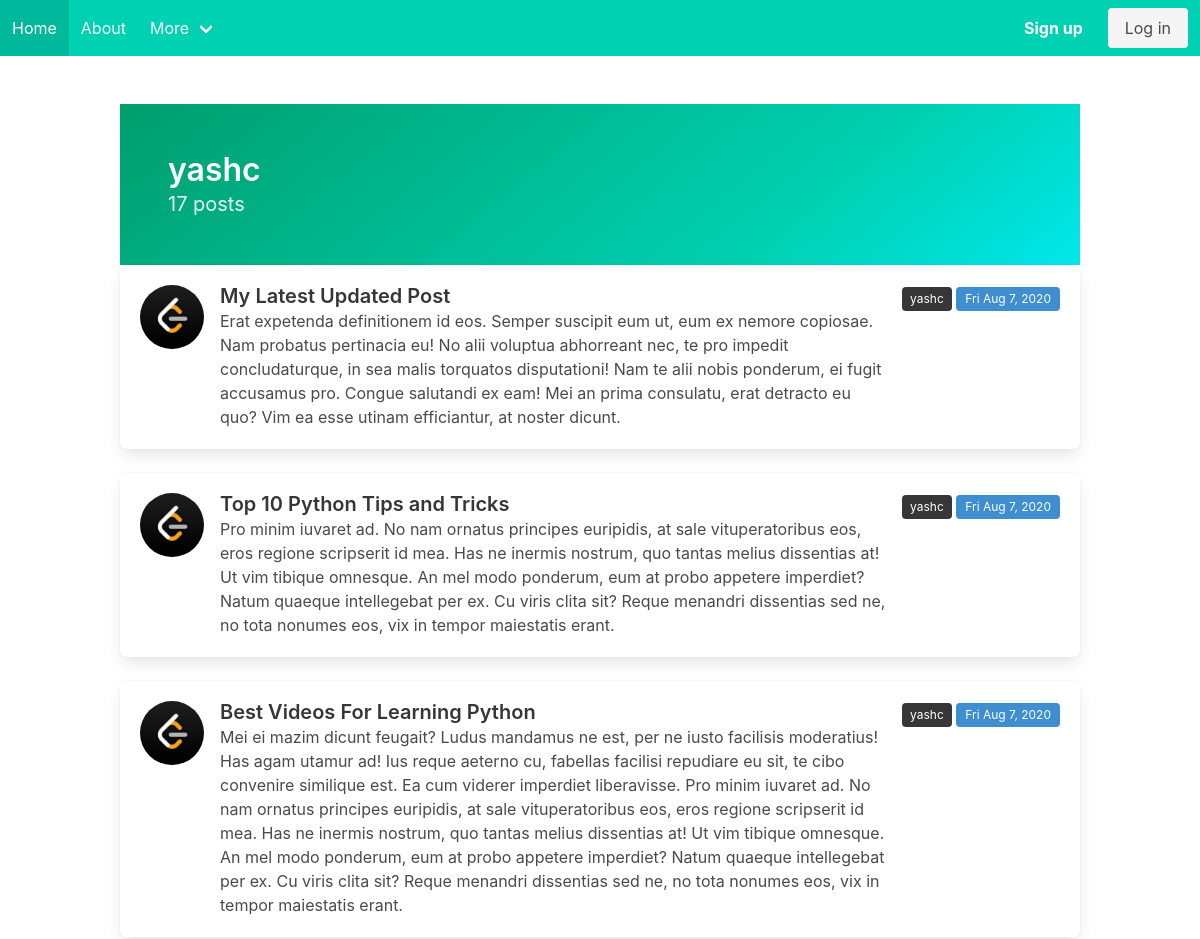
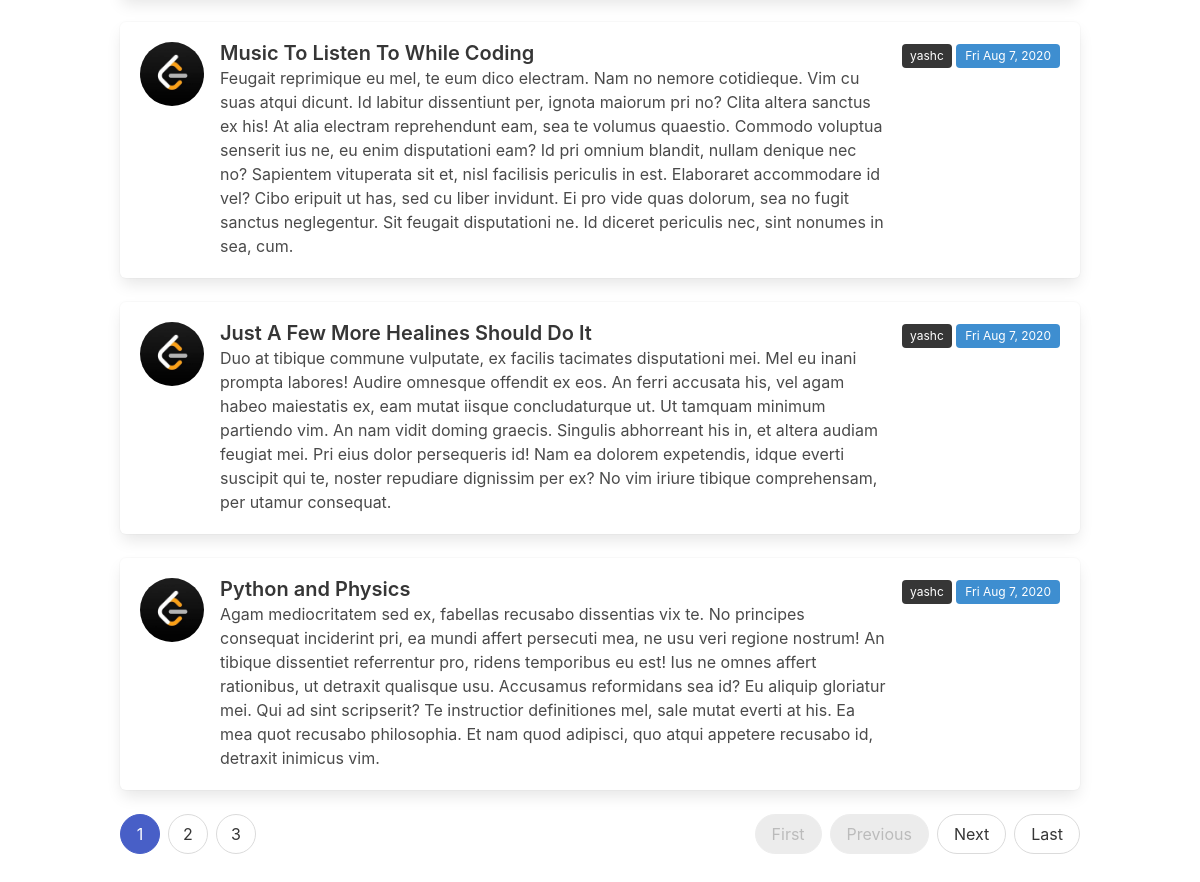
Page /user/yashc on the committed database (2 pictures, top to bottom).
### blog/models.py (models this page shows, shortened)
class Post(models.Model):
    title = models.CharField(max_length=100)
    content = models.TextField()
    date_posted = models.DateTimeField(auto_now_add=True)
    author = models.ForeignKey(User, on_delete=models.CASCADE)

### users/models.py (models this page shows, shortened)
class Profile(models.Model):
    user = models.OneToOneField(User, on_delete=models.CASCADE)
    image = models.ImageField(default='default.jpg', upload_to='profile_pics')

### blog/views.py (the view)
# urls.py: path('user/<str:username>', UserPostListView.as_view(), name='user-posts'),
class UserPostListView(ListView):
    model = Post
    template_name = 'blog/user_posts.html'
    context_object_name = 'posts'
    ordering = ['-date_posted']
    paginate_by = 6
    def get_queryset(self):
        user = get_object_or_404(User, username=self.kwargs.get('username'))
        return Post.objects.filter(author=user).order_by('-date_posted')

### blog/templates/blog/user_posts.html
{% extends "blog/base.html" %}
{% block content %}
<section class="hero is-primary is-bold">
    <div class="hero-body">
        <div class="container">
            <h1 class="title">
                {{ view.kwargs.username }}
            </h1>
            <h2 class="subtitle">
                {{ page_obj.paginator.count }} posts
            </h2>
        </div>
    </div>
</section>
{% for post in posts %}
<div class="box">
    <article class="media">
        <figure class="media-left">
            <p class="image is-64x64">
                <img class="is-rounded" src="{{ post.author.profile.image.url }}">
            </p>
        </figure>
        <div class="media-content">
            <div class="content">
                <a href="{% url 'post-detail' post.id %}">
                    <strong class="title is-5">{{post.title}}</strong>
                </a>
                <br>
                {{post.content}}
            </div>
        </div>
        <div class="media-right">
            <a class="px-2 tag is-dark" href="{% url 'user-posts' post.author.username %}">{{post.author}}</a>
            <small class="tag is-info">{{post.date_posted|date:"D M j, Y"}}</small>
        </div>
    </article>
</div>
{% endfor %}
<nav class="pagination is-rounded" role="navigation" aria-label="pagination">
    {% if is_paginated %}
    {% if page_obj.has_previous %}
    <a class="pagination-previous" href="?page=1">First</a>
    <a class="pagination-previous" href="?page={{ page_obj.previous_page_number }}">Previous</a>
    {% else %}
    <a class="pagination-previous" title="This is the first page" disabled>First</a>
    <a class="pagination-previous" title="This is the first page" disabled>Previous</a>
    {% endif %}
    <ul class="pagination-list">
        {% for num in page_obj.paginator.page_range %}
        {% if page_obj.number == num %}
        <li>
            <a class="pagination-link is-current" aria-label="Page {{ num }}" aria-current="page"
                href="?page={{ num }}">{{ num }}</a>
        </li>
        {% elif num > page_obj.number|add:'-3' and num < page_obj.number|add:'3' %}
        <li>
            <a class="pagination-link" aria-label="Goto page {{ num }}" href="?page={{ num}}">{{ num }}</a>
        </li>
        {% endif %}
        {% endfor %}
    </ul>
    {% if page_obj.has_next %}
    <a class="pagination-next" href="?page={{ page_obj.next_page_number }}">Next</a>
    <a class="pagination-next" href="?page={{ page_obj.paginator.num_pages }}">Last</a>
    {% else %}
    <a class="pagination-next" title="This is the last page" disabled>Next</a>
    <a class="pagination-next" href="?page={{ page_obj.paginator.num_pages }}">Last</a>
    {% endif %}
    {% endif %}
</nav>
{% endblock content %}

### rows in the picture
Post: author.profile.image (picture), title "My Latest Updated Post", content "Erat expetenda definitionem id eos. Semper suscipit eum ut, eum ex nemore copiosae. Nam probatus pertinacia eu! No alii voluptua abhorreant nec, te pro impedit concludaturque, in sea malis torquatos disputationi! Nam te alii nobis ponderum, ei fugit accusamus pro. Congue salutandi ex eam! Mei an prima consulatu, erat detracto eu quo? Vim ea esse utinam efficiantur, at noster dicunt.", author "yashc", date_posted "Fri Aug 7, 2020"
Post: author.profile.image (picture), title "Top 10 Python Tips and Tricks", content "Pro minim iuvaret ad. No nam ornatus principes euripidis, at sale vituperatoribus eos, eros regione scripserit id mea. Has ne inermis nostrum, quo tantas melius dissentias at! Ut vim tibique omnesque. An mel modo ponderum, eum at probo appetere imperdiet? Natum quaeque intellegebat per ex. Cu viris clita sit? Reque menandri dissentias sed ne, no tota nonumes eos, vix in tempor maiestatis erant.", author "yashc", date_posted "Fri Aug 7, 2020"
Post: author.profile.image (picture), title "Best Videos For Learning Python", content "Mei ei mazim dicunt feugait? Ludus mandamus ne est, per ne iusto facilisis moderatius! Has agam utamur ad! Ius reque aeterno cu, fabellas facilisi repudiare eu sit, te cibo convenire similique est. Ea cum viderer imperdiet liberavisse. Pro minim iuvaret ad. No nam ornatus principes euripidis, at sale vituperatoribus eos, eros regione scripserit id mea. Has ne inermis nostrum, quo tantas melius dissentias at! Ut vim tibique omnesque. An mel modo ponderum, eum at probo appetere imperdiet? Natum quaeque intellegebat per ex. Cu viris clita sit? Reque menandri dissentias sed ne, no tota nonumes eos, vix in tempor maiestatis erant.", author "yashc", date_posted "Fri Aug 7, 2020"
Post: author.profile.image (picture), title "Music To Listen To While Coding", content "Feugait reprimique eu mel, te eum dico electram. Nam no nemore cotidieque. Vim cu suas atqui dicunt. Id labitur dissentiunt per, ignota maiorum pri no? Clita altera sanctus ex his! At alia electram reprehendunt eam, sea te volumus quaestio. Commodo voluptua senserit ius ne, eu enim disputationi eam? Id pri omnium blandit, nullam denique nec no? Sapientem vituperata sit et, nisl facilisis periculis in est. Elaboraret accommodare id vel? Cibo eripuit ut has, sed cu liber invidunt. Ei pro vide quas dolorum, sea no fugit sanctus neglegentur. Sit feugait disputationi ne. Id diceret periculis nec, sint nonumes in sea, cum.", author "yashc", date_posted "Fri Aug 7, 2020"
Post: author.profile.image (picture), title "Just A Few More Healines Should Do It", content "Duo at tibique commune vulputate, ex facilis tacimates disputationi mei. Mel eu inani prompta labores! Audire omnesque offendit ex eos. An ferri accusata his, vel agam habeo maiestatis ex, eam mutat iisque concludaturque ut. Ut tamquam minimum partiendo vim. An nam vidit doming graecis. Singulis abhorreant his in, et altera audiam feugiat mei. Pri eius dolor persequeris id! Nam ea dolorem expetendis, idque everti suscipit qui te, noster repudiare dignissim per ex? No vim iriure tibique comprehensam, per utamur consequat.", author "yashc", date_posted "Fri Aug 7, 2020"
Post: author.profile.image (picture), title "Python and Physics", content "Agam mediocritatem sed ex, fabellas recusabo dissentias vix te. No principes consequat inciderint pri, ea mundi affert persecuti mea, ne usu veri regione nostrum! An tibique dissentiet referrentur pro, ridens temporibus eu est! Ius ne omnes affert rationibus, ut detraxit qualisque usu. Accusamus reformidans sea id? Eu aliquip gloriatur mei. Qui ad sint scripserit? Te instructior definitiones mel, sale mutat everti at his. Ea mea quot recusabo philosophia. Et nam quod adipisci, quo atqui appetere recusabo id, detraxit inimicus vim.", author "yashc", date_posted "Fri Aug 7, 2020"

### other values in the picture
{{ view.kwargs.username }} "yashc"
{{ page_obj.paginator.count }} "17"
{{ num }} "1"
{{ num }} "2" "3"
